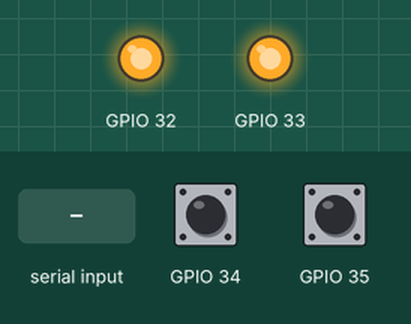
Bench run of a sketch on a simulated ESP32. Parts: output pins drawn as LEDs (lit = HIGH). The inputs (shaded band) are chosen by the test bench; at power-on: GPIO 34 HIGH, GPIO 35 HIGH.

Above: at 1.2 s.
1.3 s: "1" received over Serial
At 1.8 s:
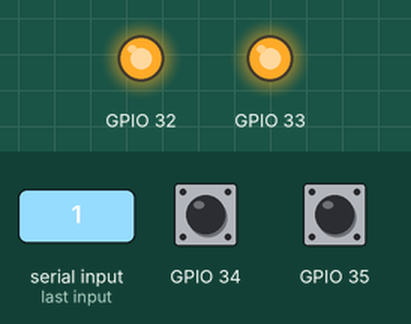
2.8 s: "2" received over Serial
At 4.2 s:
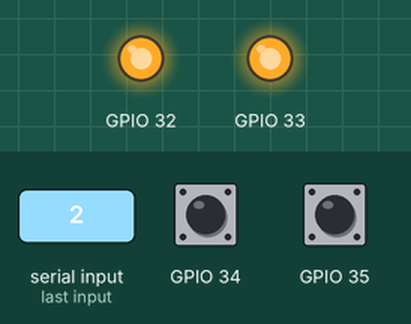
Timing chart, 0 to 5.8 s (numbered marks = the images above; inputs shaded):
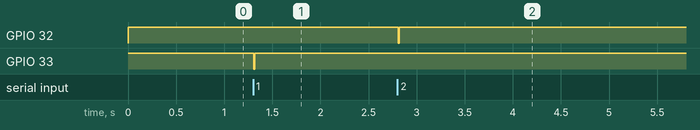

Measured:
- after the input at 1.3 s, GPIO 33: HIGH → LOW at once, → HIGH 0.01 s later
- after the input at 2.8 s, GPIO 32: HIGH → LOW at once, → HIGH 0.01 s later

The sketch:

221030-inter-serial.ino
```cpp
//跨单片机通信测试
void setup() {
  pinMode(33, OUTPUT);
  pinMode(32, OUTPUT);
  pinMode(35, INPUT);
  pinMode(34, INPUT);
  digitalWrite(33, 1);
  digitalWrite(32, 1);
  Serial.begin(115200,SERIAL_8N1,19,21);
  // Serial.begin(115200);
}

void loop() {
  bool got=false;
  if(Serial.available()){
    char in=Serial.read();
    if(in=='1'){
      digitalWrite(33, 0);
      digitalWrite(32, 1);
      got=true;
      // delay(100);
    }else if(in=='2'){
      digitalWrite(33, 1);
      digitalWrite(32, 0);
      got=true;
      // delay(100);
    }
  }
  if(!got){
    digitalWrite(33, 1);
    digitalWrite(32, 1);
  }
  int key1=digitalRead(35),
      key2=digitalRead(34);
  if(!key1) Serial.write('1');
  if(!key2) Serial.write('2');
  // delay(100);
  delay(10);
}
```
